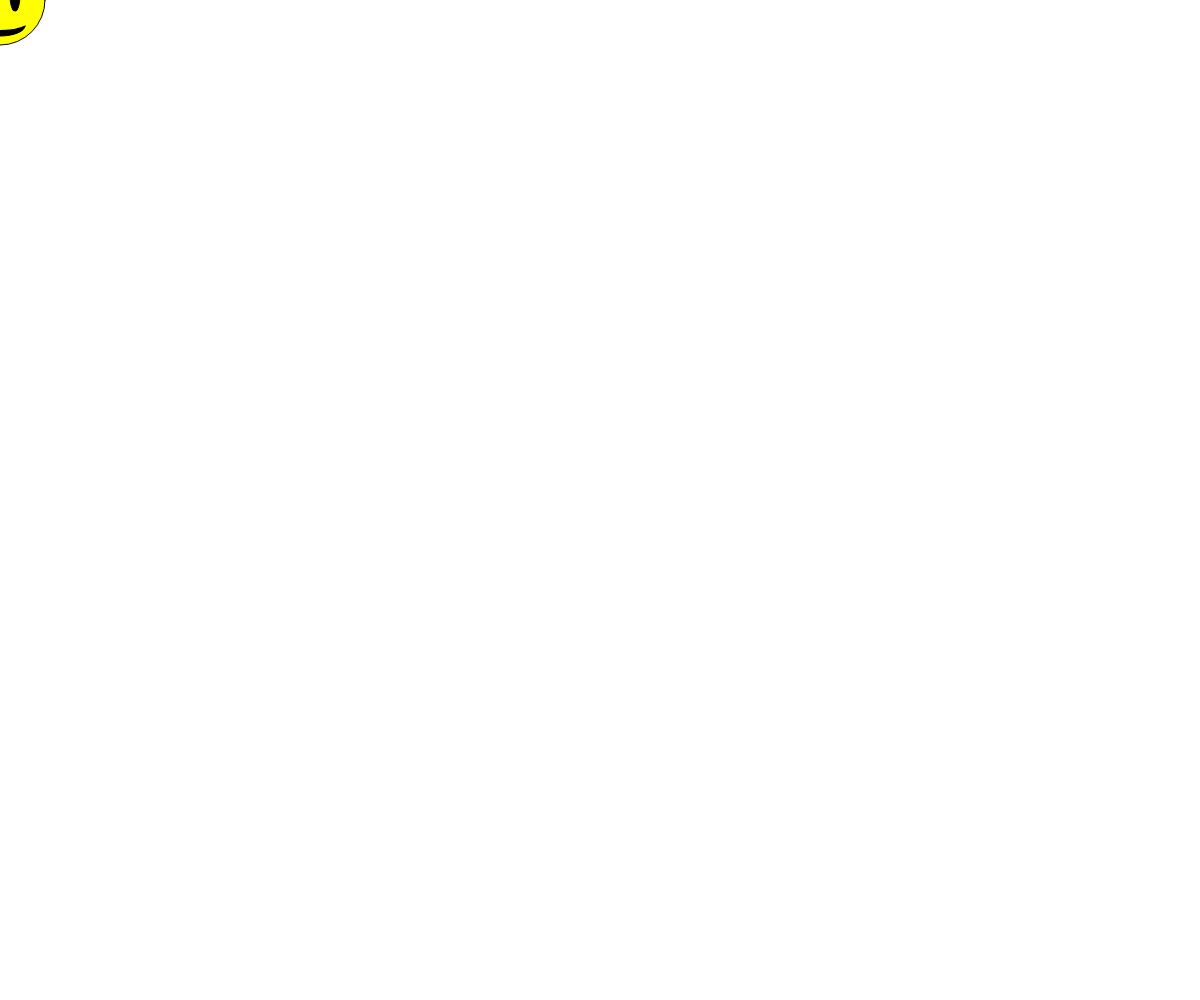
Frame 1 (no input)
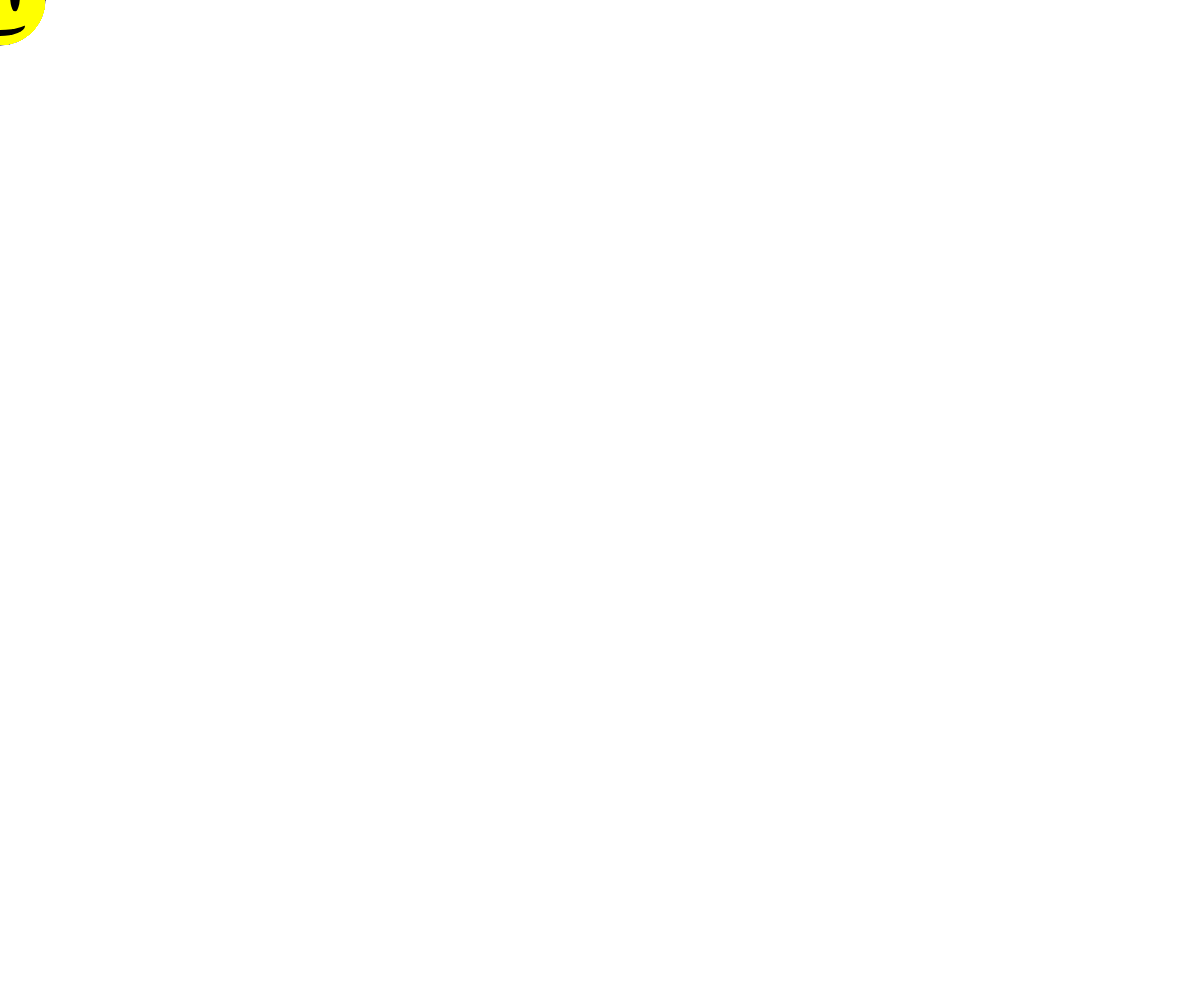
Frame 60 (no input)
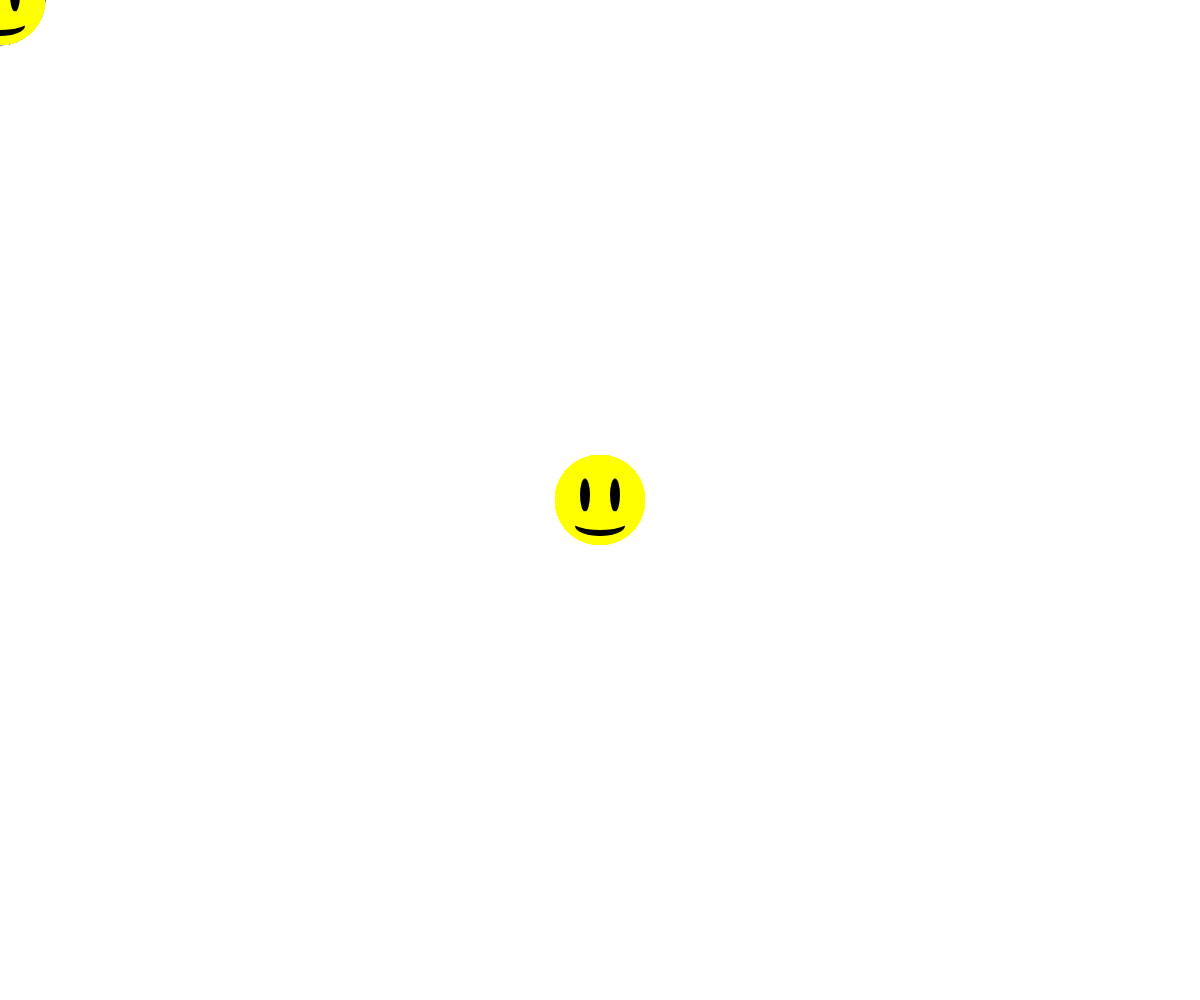
Frame 120 (the mouse pressed at the canvas centre since frame 60)

The p5.js sketch that drew these frames (run headless with seeded random() and noise() and a simulated clock; from frame 60 on, the mouse is pressed at the canvas centre):

// p5.js sketch
// ── sketch.js
function setup() {
  createCanvas(windowWidth,windowHeight);
  background(255);

 }

function draw() {
  
translate(mouseX,mouseY);
  fill(255,255,0);
  ellipse(0,0,90,90);

  fill(0);
  ellipse(-15,-5,10,33);
  ellipse(15,-5,10,33);
  ellipse(0,26,50,20);

  noStroke();
  fill(255,255,0);
  ellipse(0,20,60,20);

}
